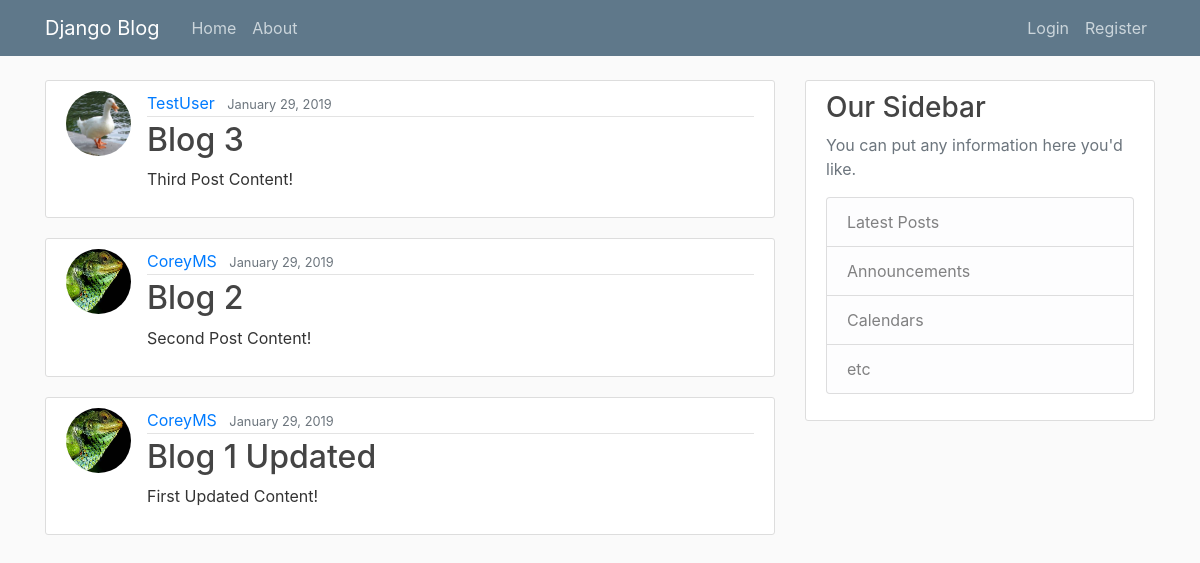
Before: / with the older database file.
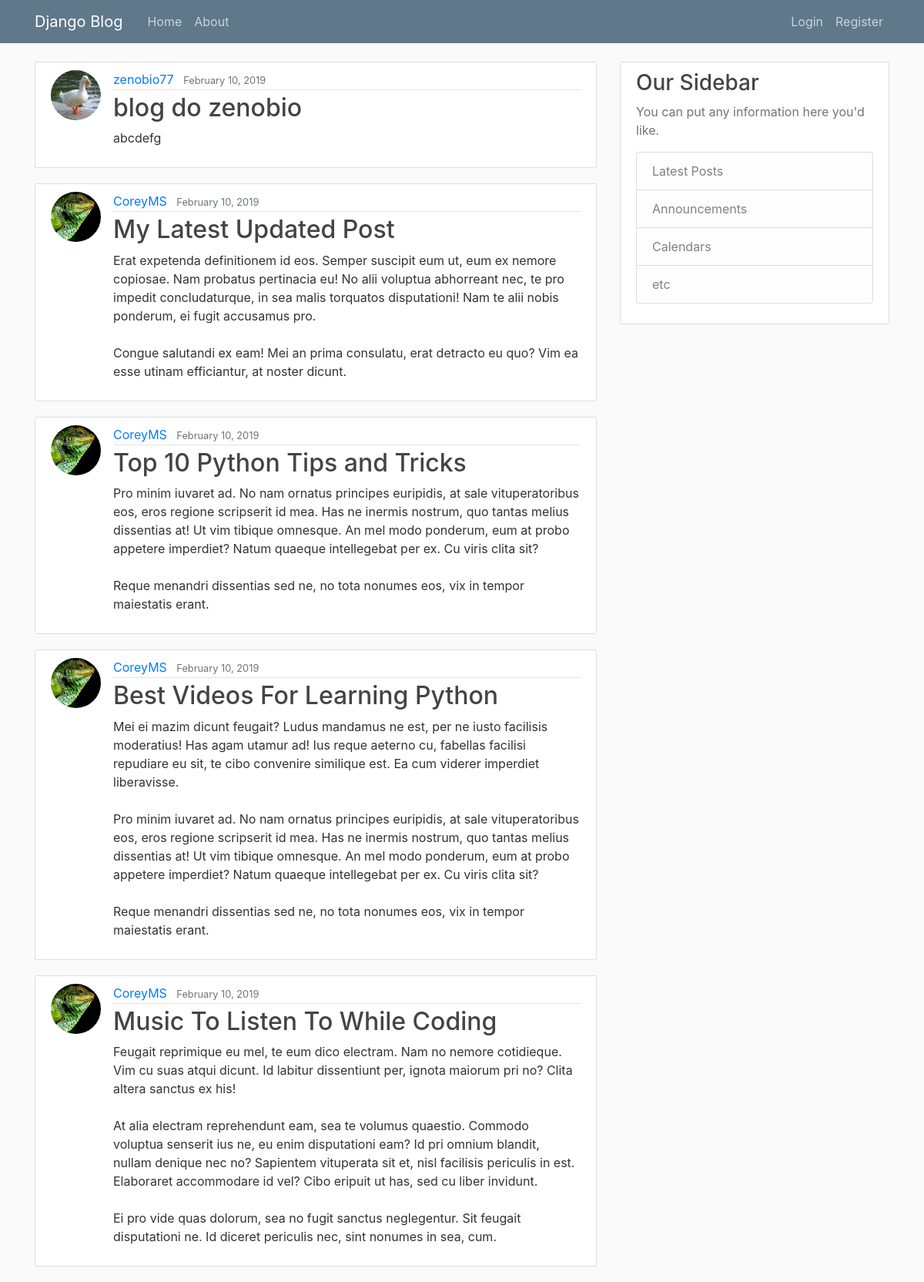
After: the same page with the newer database file.
### blog/models.py (models this page shows, shortened)
class Post(models.Model):
    title = models.CharField(max_length=100)
    content = models.TextField()
    date_posted = models.DateTimeField(default=timezone.now)
    author = models.ForeignKey(User, on_delete=models.CASCADE)

### users/models.py (models this page shows, shortened)
class Profile(models.Model):
    user = models.OneToOneField(User, on_delete=models.CASCADE)
    image = models.ImageField(default='default.jpg', upload_to='profile_pics')

### blog/views.py (the view)
# urls.py: path('', PostListView.as_view(), name='blog-home'),
class PostListView(ListView):
    model = Post
    template_name = 'blog/home.html' # <app>/<model>_<viewtype>.html
    context_object_name = 'posts'
    ordering = ['-date_posted']
    paginate_by = 5

### blog/templates/blog/home.html
{%extends "blog/base.html" %}
{% block content %}
  {% for post in posts %}
  <article class="media content-section">
    <img class="rounded-circle article-img" src="{{ post.author.profile.image.url }}" alt="">
    <div class="media-body">
      <div class="article-metadata">
        <a class="mr-2" href="#">{{ post.author }}</a>
        <small class="text-muted">{{ post.date_posted|date:"F d, Y" }}</small>
      </div>
      <h2><a class="article-title" href="#">{{ post.title }}</a></h2>
      <p class="article-content">{{ post.content }}</p>
    </div>
  </article>
  {% endfor %}
{% endblock content %}

### blog/templates/blog/base.html (shortened to what this page needs)
{% load static %}
<!DOCTYPE html>
<html lang="en" dir="ltr">
  <head>
    <link rel="stylesheet" href="https://stackpath.bootstrapcdn.com/bootstrap/4.2.1/css/bootstrap.min.css">
    <link rel="stylesheet" href="{% static 'blog/main.css' %}">
  </head>
  <body>
    <header class="site-header">
      <nav class="navbar navbar-expand-md navbar-dark bg-steel fixed-top">
        <div class="container">
          <a class="navbar-brand mr-4" href="{% url 'blog-home' %}">Django Blog</a>
          <div class="collapse navbar-collapse" id="navbarToggle">
            <div class="navbar-nav mr-auto">
              <a class="nav-item nav-link" href="{% url 'blog-home' %}">Home</a>
              <a class="nav-item nav-link" href="{% url 'blog-about' %}">About</a>
            </div>
            <div class="navbar-nav">
              {% if user.is_authenticated %}
                <a class="nav-item nav-link" href="{% url 'post-create' %}">New Post</a>
                <a class="nav-item nav-link" href="{% url 'profile' %}">Profile</a>
                <a class="nav-item nav-link" href="{% url 'logout' %}">Logout</a>
              {% else %}
                <a class="nav-item nav-link" href="{% url 'login' %}">Login</a>
                <a class="nav-item nav-link" href="{% url 'register' %}">Register</a>
              {% endif %}
            </div>
          </div>
        </div>
      </nav>
    </header>
    <main role="main" class="container">
      <div class="row">
        <div class="col-md-8">
          {% block content %}{% endblock %}
        </div>
        <div class="col-md-4">
          <div class="content-section">
            <h3>Our Sidebar</h3>
            <p class='text-muted'>You can put any information here you'd like.
              <ul class="list-group">
                <li class="list-group-item list-group-item-light">Latest Posts</li>
                <li class="list-group-item list-group-item-light">Announcements</li>
                <li class="list-group-item list-group-item-light">Calendars</li>
                <li class="list-group-item list-group-item-light">etc</li>
              </ul>
            </p>
          </div>
        </div>
      </div>
    </main>
  </body>
</html>

### blog/static/blog/main.css (style rules this page uses)
body { background: #fafafa; color: #333333; margin-top: 5rem; }
h1, h2, h3, h4, h5, h6 { color: #444444; }
ul { margin: 0; }
.bg-steel { background-color: #5f788a; }
.site-header .navbar-nav .nav-link { color: #cbd5db; }
.content-section { background: #ffffff; padding: 10px 20px; border: 1px solid #dddddd; border-radius: 3px; margin-bottom: 20px; }
.article-title { color: #444444; }
.article-content { white-space: pre-line; }
.article-img { height: 65px; width: 65px; margin-right: 16px; }
.article-metadata { padding-bottom: 1px; margin-bottom: 4px; border-bottom: 1px solid #e3e3e3 }

Changed rows visible on the page:
removed Post: author.profile.image (placeholder picture), author "TestUser", date_posted "January 29, 2019", title "Blog 3", content "Third Post Content!"
no longer on this page (row unchanged): Post: author.profile.image (picture), author "CoreyMS", date_posted "January 29, 2019", title "Blog 2", content "Second Post Content!"
no longer on this page (row unchanged): Post: author.profile.image (picture), author "CoreyMS", date_posted "January 29, 2019", title "Blog 1 Updated", content "First Updated Content!"
added Post: author.profile.image (placeholder picture), author "zenobio77", date_posted "February 10, 2019", title "blog do zenobio", content "abcdefg"
added Post: author.profile.image (picture), author "CoreyMS", date_posted "February 10, 2019", title "My Latest Updated Post", content "Erat expetenda definitionem id eos. Semper suscipit eum ut, eum ex nemore copiosae. Nam probatus pertinacia eu! No alii voluptua abhorreant nec, te pro impedit concludaturque, in sea malis torquatos disputationi! Nam te alii nobis ponderum, ei fugit accusamus pro. Congue salutandi ex eam! Mei an prima consulatu, erat detracto eu quo? Vim ea esse utinam efficiantur, at noster dicunt."
added Post: author.profile.image (picture), author "CoreyMS", date_posted "February 10, 2019", title "Top 10 Python Tips and Tricks", content "Pro minim iuvaret ad. No nam ornatus principes euripidis, at sale vituperatoribus eos, eros regione scripserit id mea. Has ne inermis nostrum, quo tantas melius dissentias at! Ut vim tibique omnesque. An mel modo ponderum, eum at probo appetere imperdiet? Natum quaeque intellegebat per ex. Cu viris clita sit? Reque menandri dissentias sed ne, no tota nonumes eos, vix in tempor maiestatis erant."
added Post: author.profile.image (picture), author "CoreyMS", date_posted "February 10, 2019", title "Best Videos For Learning Python", content "Mei ei mazim dicunt feugait? Ludus mandamus ne est, per ne iusto facilisis moderatius! Has agam utamur ad! Ius reque aeterno cu, fabellas facilisi repudiare eu sit, te cibo convenire similique est. Ea cum viderer imperdiet liberavisse. Pro minim iuvaret ad. No nam ornatus principes euripidis, at sale vituperatoribus eos, eros regione scripserit id mea. Has ne inermis nostrum, quo tantas melius dissentias at! Ut vim tibique omnesque. An mel modo ponderum, eum at probo appetere imperdiet? Natum quaeque intellegebat per ex. Cu viris clita sit? Reque menandri dissentias sed ne, no tota nonumes eos, vix in tempor maiestatis erant."
added Post: author.profile.image (picture), author "CoreyMS", date_posted "February 10, 2019", title "Music To Listen To While Coding", content "Feugait reprimique eu mel, te eum dico electram. Nam no nemore cotidieque. Vim cu suas atqui dicunt. Id labitur dissentiunt per, ignota maiorum pri no? Clita altera sanctus ex his! At alia electram reprehendunt eam, sea te volumus quaestio. Commodo voluptua senserit ius ne, eu enim disputationi eam? Id pri omnium blandit, nullam denique nec no? Sapientem vituperata sit et, nisl facilisis periculis in est. Elaboraret accommodare id vel? Cibo eripuit ut has, sed cu liber invidunt. Ei pro vide quas dolorum, sea no fugit sanctus neglegentur. Sit feugait disputationi ne. Id diceret periculis nec, sint nonumes in sea, cum."
